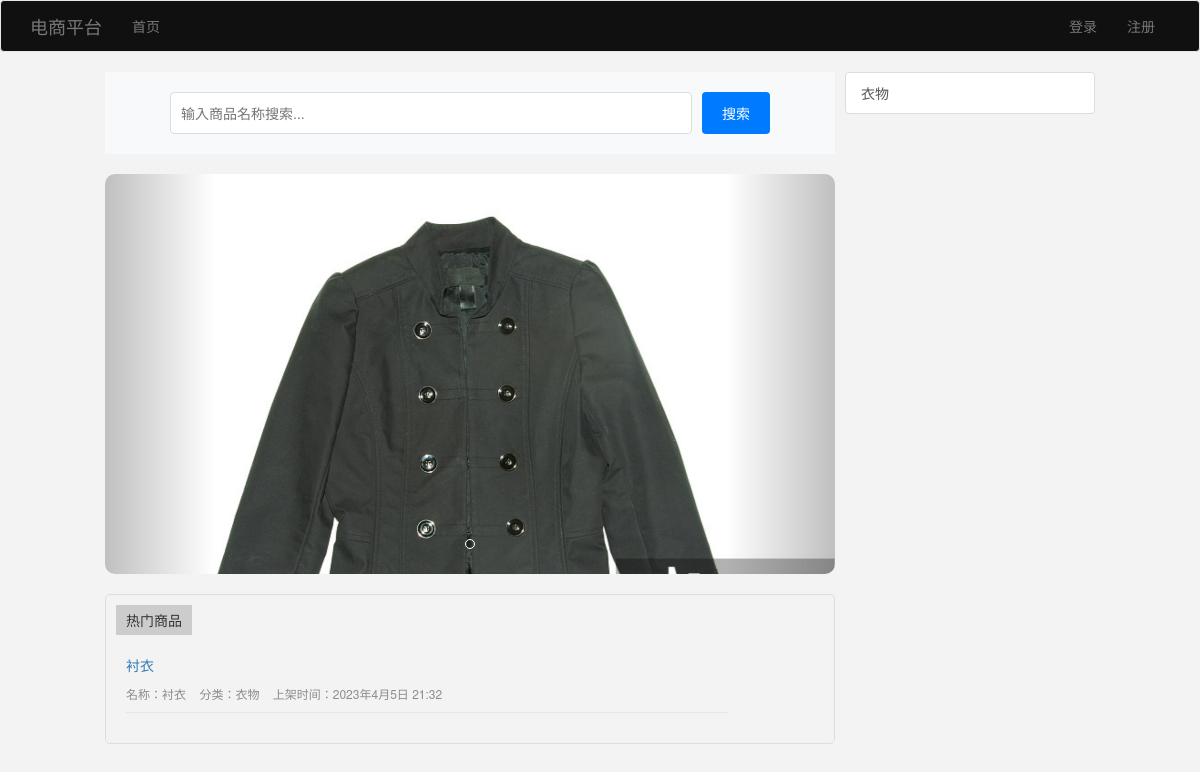
The page / on the database its author committed.
### info_manage/models.py (models this page shows, shortened)
class HotModel(models.Model):
    name = models.CharField(max_length=100, verbose_name='名称')
    item = models.ForeignKey('ItemModel', on_delete=models.CASCADE, verbose_name='热门商品')
    class Meta:
        db_table = 'db_hot'
        verbose_name = '热门商品'
        verbose_name_plural = verbose_name

class ItemModel(models.Model):
    SIZE_CHOICES = [
        ('XS', 'XS'),
        ('S', 'S'),
        ('M', 'M'),
        ('L', 'L'),
        ('XL', 'XL'),
        ('XXL', 'XXL'),
    ]
    name = models.CharField(max_length=100, verbose_name='名称')
    price = models.IntegerField(verbose_name='价格')
    image = models.ImageField(upload_to='', max_length=300, verbose_name='图片')
    content = models.TextField(verbose_name='介绍')
    size = models.CharField(max_length=50, verbose_name='尺寸', default='M')
    category = models.ForeignKey('CategoryModel', on_delete=models.CASCADE, verbose_name='所属分类')
    create_time = models.DateTimeField(auto_now_add=True, verbose_name='创建时间')
    class Meta:
        db_table = 'db_item'
        verbose_name = '商品信息'
        verbose_name_plural = verbose_name

class CategoryModel(models.Model):
    name = models.CharField(max_length=100, verbose_name='名称')
    create_time = models.DateTimeField(auto_now_add=True, verbose_name='创建时间')
    class Meta:
        db_table = 'db_category'
        verbose_name = '类别信息'
        verbose_name_plural = verbose_name

### info_manage/views.py (the view)
# urls.py: path('', views.index, name='index'),
def index(request):
    hots = HotModel.objects.all()
    categories = CategoryModel.objects.all()
    context = {
        'hots': hots,
        'categories': categories
    }
    return render(request, 'index.html', context=context)

### utils/content_process.py (called while the page is built)
def front_user(request):
    login_in = request.session.get('login_in')
    content = {}
    if login_in:
        user = {
            'username': request.session.get('username'),
            'user_id': request.session.get('user_id'),
        }
        content['front_user'] = user
    return content

### front/templates/index.html (shortened to what this page needs)
{% extends 'base.html' %}
{% block head %}
    <link rel="stylesheet" href="{% static 'css/index.css' %}">
{% endblock %}
{% block body %}
    <div class="lg-container">
        <div class="search-container">
            <form class="search-form" action="/search/" method="GET">
                <input type="text" name="query" class="search-input" placeholder="输入商品名称搜索..." required>
                <button type="submit" class="search-button">搜索</button>
            </form>
        </div>
        <div id="carousel-example-generic" class="carousel slide index-banner" data-ride="carousel">
            <ol class="carousel-indicators">
                {% for hot in hots %}
                    {% if loop.first %}
                        <li data-target="#carousel-example-generic" data-slide-to="{{ loop.index0 }}"
                            class="active"></li>
                    {% else %}
                        <li data-target="#carousel-example-generic" data-slide-to="{{ loop.index0 }}"></li>
                    {% endif %}
                {% endfor %}
            </ol>
            <div class="carousel-inner" role="listbox" style="height: 100% !important; width: 100% !important;">
                {% for hot in hots %}
                    {% if forloop.first %}
                        <div class="item active">
                            <a href="/item_detail/{{ hot.item.id }}">
                                <img src="/image/{{ hot.item.image }}" alt="Responsive image" style="height:100% !important; width: 100% !important">
                            </a>
                        </div>
                    {% else %}
                        <div class="item">
                            <a href="/item_detail/{{ hot.item.id }}">
                                <img src="/image/{{ hot.item.image }}" alt="Responsive image" style="height:100% !important; width: 100% !important">
                            </a>
                        </div>
                    {% endif %}
                {% endfor %}
            </div>
            <a class="left carousel-control" href="#carousel-example-generic" role="button" data-slide="prev">
                <span class="glyphicon glyphicon-chevron-left" aria-hidden="true"></span>
            </a>
            <a class="right carousel-control" href="#carousel-example-generic" role="button" data-slide="next">
                <span class="glyphicon glyphicon-chevron-right" aria-hidden="true"></span>
            </a>
        </div>
        <div class="post-group">
            <ul class="post-group-head">
                <li class="active"><a href="#">热门商品</a></li>
            </ul>
            <ul class="post-list-group">
                {% for hot in hots %}
                    <li>
                        <div class="post-info-group">
                            <p class="post-title">
                                <a href="/item_detail/{{ hot.item.id }}">{{ hot.item.name }}</a>
                            </p>
                            <p class="post-info">
                                <span>名称：{{ hot.item.name }}</span>
                                <span>分类：{{ hot.item.category.name }}</span>
                                <span>上架时间：{{ hot.item.create_time }}</span>
                            </p>
                        </div>
                    </li>
                {% endfor %}
            </ul>
        </div>
    </div>
    <div class="sm-container">
        <div class="list-group">
            {% for category in categories %}
                <a href="/item_list/{{ category.id }}" class="list-group-item">{{ category.name }}</a>
            {% endfor %}
        </div>
    </div>
{% endblock %}

### front/src/css/front_base.css (style rules this page uses)
a, abbr, acronym, address, applet, article, aside, audio, b, big, blockquote, body, canvas, caption, center, cite, code, dd, del, details, dfn, div, dl, dt, em, embed, fieldset, figcaption, figure, footer, form, h1, h2, h3, h4, h5, h6, header, html, i, iframe, img, ins, kbd, label, legend, li, mark, menu, nav, object, ol, output, p, pre, q, ruby, s, samp, section, small, span, strike, strong, sub, summary, sup, table, tbody, td, tfoot, th, thead, time, tr, tt, u, ul, var, video { margin: 0; padding: 0; border: 0; vertical-align: baseline; list-style: none; }
.lg-container { width: 730px; float: left; }
.sm-container { width: 250px; float: right; }

### front/src/css/index.css (style rules this page uses)
.index-banner { border-radius: 10px; overflow: hidden; height: 400px; }
.index-banner img { height: 200px; }
.post-group { border: 1px solid #ddd; margin-top: 20px; overflow: hidden; border-radius: 5px; padding: 10px; }
.post-group-head { overflow: hidden; list-style: none; }
.post-group-head li { float: left; padding: 5px 10px; }
.post-group-head li a { color:#333; }
.post-group-head li.active { background: #ccc; }
.post-list-group { margin-top: 20px; }
.post-list-group li { overflow: hidden; padding-bottom: 20px; }
.post-info-group { float: left; margin-left: 10px; border-bottom: 1px solid #e6e6e6; width: 85%; padding-bottom: 10px; }
.post-info-group .post-info { margin-top: 10px; font-size: 12px; color: #8c8c8c; }
.post-info span { margin-right: 10px; }

### front/src/css/signbase.css (style rules this page uses)
body { background: #f3f3f3; }

### front/templates/index.html (style rules this page uses)
.search-container { padding: 20px; text-align: center; background-color: #f8f9fa; margin-bottom: 20px; }
.search-form { max-width: 600px; margin: 0 auto; display: flex; gap: 10px; }
.search-input { flex: 1; padding: 10px; border: 1px solid #ddd; border-radius: 4px; }
.search-button { padding: 10px 20px; background-color: #007bff; color: white; border: none; border-radius: 4px; cursor: pointer; }

### rows shown on the page
HotModel: item.image (picture), item.name "衬衣", item.category.name "衣物", item.create_time "2023年4月5日 21:32"
CategoryModel: name "衣物"
